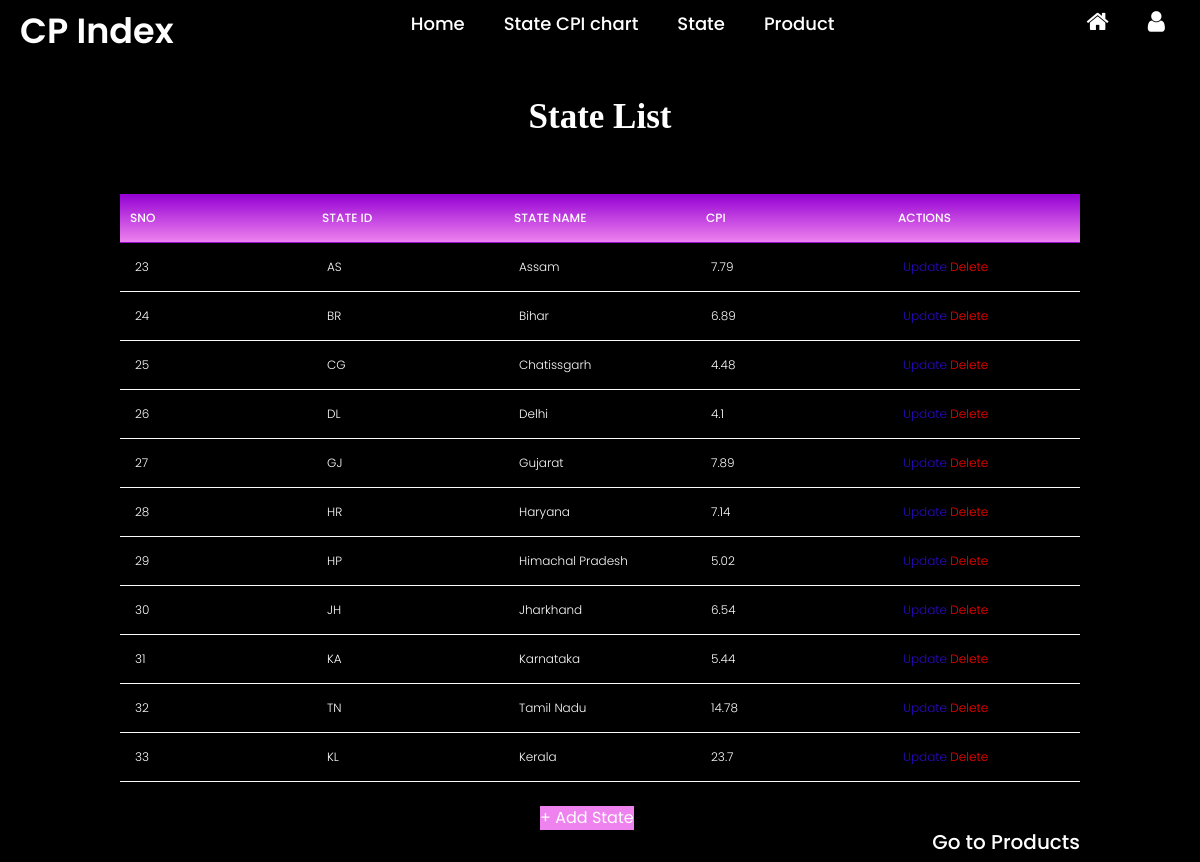
Screenshot of /state with the database file from the repository.
### main.py (models this page shows)
class Student(db.Model):
    __tablename__ = "student"
    student_id = db.Column(db.Integer, autoincrement=True, primary_key=True)
    roll_number = db.Column(db.String, unique=True, nullable=False)
    first_name = db.Column(db.String, nullable=False)
    last_name = db.Column(db.String)

### main.py (the view)
@app.route("/state", methods=["GET"])
def index():
    student_list = Student.query.all()
    return render_template("index.html", student_list=student_list)

### templates/index.html (shortened to what this page needs)
<!DOCTYPE html>
<html lang="en">
    <head>
        <link rel="stylesheet" href="https://maxcdn.bootstrapcdn.com/bootstrap/4.0.0-beta.2/css/bootstrap.min.css"
>
        <link href="https://maxcdn.bootstrapcdn.com/font-awesome/4.7.0/css/font-awesome.min.css" rel="stylesheet"
>
            <link rel="stylesheet"  type="text/css" href="{{url_for('.static', filename='style.css')}}">
       </head>
      </head>
<body>
    <nav>
      <div class="menu">
        <div class="logo">
          <a href="#">CP Index</a>
        </div>
        <ul>
          <li><a href="/">Home</a></li>
          <li><a href="/cpi/geo">State CPI chart</a></li>
          <li><a href="/state">State</a></li>
          <li><a href="/courses">Product</a></li>
        </ul>
        <ul>
          <li><a href="/"><span><i class="fa fa-home" style="font-size:24px"></i></span></a></li>
        <li><a href="/loginpage"><span><i class="fa fa-user" style="font-size:24px"></i></span></a></li>
        </ul>
      </div>
    </nav>
    <br><br><br><br>
    <h1 class="heading">State List</h1>
    <br><br>
    {% if (student_list | length) == 0 %}
        <p>No state found. Add the states now!</p>
        <button type="button"><a href="/student/create">+ Add State</a></button>
    {% else %}
        <table id="all-students">
            <tr>
                <th>SNo</th>
                <th>State Id</th>
                <th>State Name</th>
                <th>CPI</th>
                <th>Actions</th>
            </tr>
            {% for student in student_list %}
                <tr>
                    <td>{{ student["student_id"] }}</td>
                    <td><a href="/student/{{ student['student_id'] }}">{{ student["roll_number"] }}</a></td>
                    <td>{{ student["first_name"] }}</td>
                    <td>{{ student["last_name"] }}</td>
                    <td>
                        <a style="color: rgb(43, 9, 196);" href="/student/{{ student['student_id'] }}/update" type="button">Update</a>
                        <a style="color:red" href="/student/{{ student['student_id'] }}/delete" type="button">Delete</a>
                    </td>
                </tr>
            {% endfor %}
        </table>
        <button type="button"><a href="/student/create">+ Add State</a></button>
    {% endif %}
    <h5 style="text-align: end; margin-right: 10%;"><a href="/courses">Go to Products</a></h5>
</body>
</html>

### static/style.css (style rules this page uses)
* { margin: 0; padding: 0; box-sizing: border-box; font-family: 'Poppins',sans-serif; }
html { overflow-y: scroll; }
* { box-sizing: border-box; }
nav { position: fixed; width: 100%; padding: 5px 0; z-index: 12; background: #000000; opacity: 1; }
nav .menu { max-width: 1250px; margin: auto; display: flex; align-items: center; justify-content: space-between; padding: 0 20px; background: #000000; opacity: 1; }
.menu .logo a { text-decoration: none; color: white; font-size: 35px; font-weight: 600; background: #000000; opacity: 1; }
.menu ul { display: inline-flex; background: #000000; opacity: 1; }
.menu ul li { list-style: none; margin-left: 9px; background: #000000; opacity: 1; }
.menu ul li:first-child { margin-left: 0px; background: #000000; opacity: 1; }
.menu ul li a { text-decoration: none; color: white; font-size: 18px; font-weight: 500; padding: 8px 15px; border-radius: 5px; transition: all 0.3s ease; background: #000000; opacity: 1; }
ul { list-style: none; }
h1 { color: red; }

### templates/index.html (style rules this page uses)
nav .menu { max-width: 1250px; margin: auto; display: flex; align-items: center; justify-content: space-between; padding: 0 20px; background: #000000; opacity: 1; }
.menu ul { display: inline-flex; background: #000000; opacity: 1; }
.menu ul li { list-style: none; margin-left: 9px; background: #000000; opacity: 1; }
.menu ul li:first-child { margin-left: 0px; background: #000000; opacity: 1; }
.menu ul li a { text-decoration: none; color: white; font-size: 18px; font-weight: 500; padding: 8px 15px; border-radius: 5px; transition: all 0.3s ease; background: #000000; opacity: 1; }
.menu { width: 50%; margin-bottom:30px; }
.menu { width: 100%; }
.menu .logo a { text-decoration: none; color: white; font-size: 35px; font-weight: 600; background: #000000; opacity: 1; }
.heading { color: #fff; font-size: 35px; font-weight: 700; font-family: Papyrus, fantasy; text-align: center; }
body { font-family: Arial, Helvetica, sans-serif; width: 100%; margin-left: auto; margin-right: auto; background-size: cover; background-position: center; background-color: #000000; position: relative; background-repeat: no-repeat; color: rgb(202, 202, 202); }
button { text-align: right; text-decoration: white; color: #fff; background-color: violet; border: none; cursor: pointer; align-content: center; text-align: end; margin-top: 2%; margin-right: 10%; margin-left: 45%; right: 10%; }
table { width:80%; table-layout: fixed; align-content: center; margin-left: auto; margin-right: auto; }
th { background-image: linear-gradient(darkviolet,violet); padding: 15px 10px; text-align: left; font-weight: 500; font-size: 12px; color: #fff; text-transform: uppercase; border-bottom: solid 1px rgba(164, 154, 218, 0.1); }
td { padding: 15px; text-align: left; vertical-align:middle; font-weight: 300; font-size: 12px; color: #fff; border-bottom: solid 1px rgba(255, 255, 255, 0.979); }
a { color: white; }

### rows the page displays
Student: student_id "23", roll_number "AS", first_name "Assam", last_name "7.79"
Student: student_id "24", roll_number "BR", first_name "Bihar", last_name "6.89"
Student: student_id "25", roll_number "CG", first_name "Chatissgarh", last_name "4.48"
Student: student_id "26", roll_number "DL", first_name "Delhi", last_name "4.1"
Student: student_id "27", roll_number "GJ", first_name "Gujarat", last_name "7.89"
Student: student_id "28", roll_number "HR", first_name "Haryana", last_name "7.14"
Student: student_id "29", roll_number "HP", first_name "Himachal Pradesh", last_name "5.02"
Student: student_id "30", roll_number "JH", first_name "Jharkhand", last_name "6.54"
Student: student_id "31", roll_number "KA", first_name "Karnataka", last_name "5.44"
Student: student_id "32", roll_number "TN", first_name "Tamil Nadu", last_name "14.78"
Student: student_id "33", roll_number "KL", first_name "Kerala", last_name "23.7"
